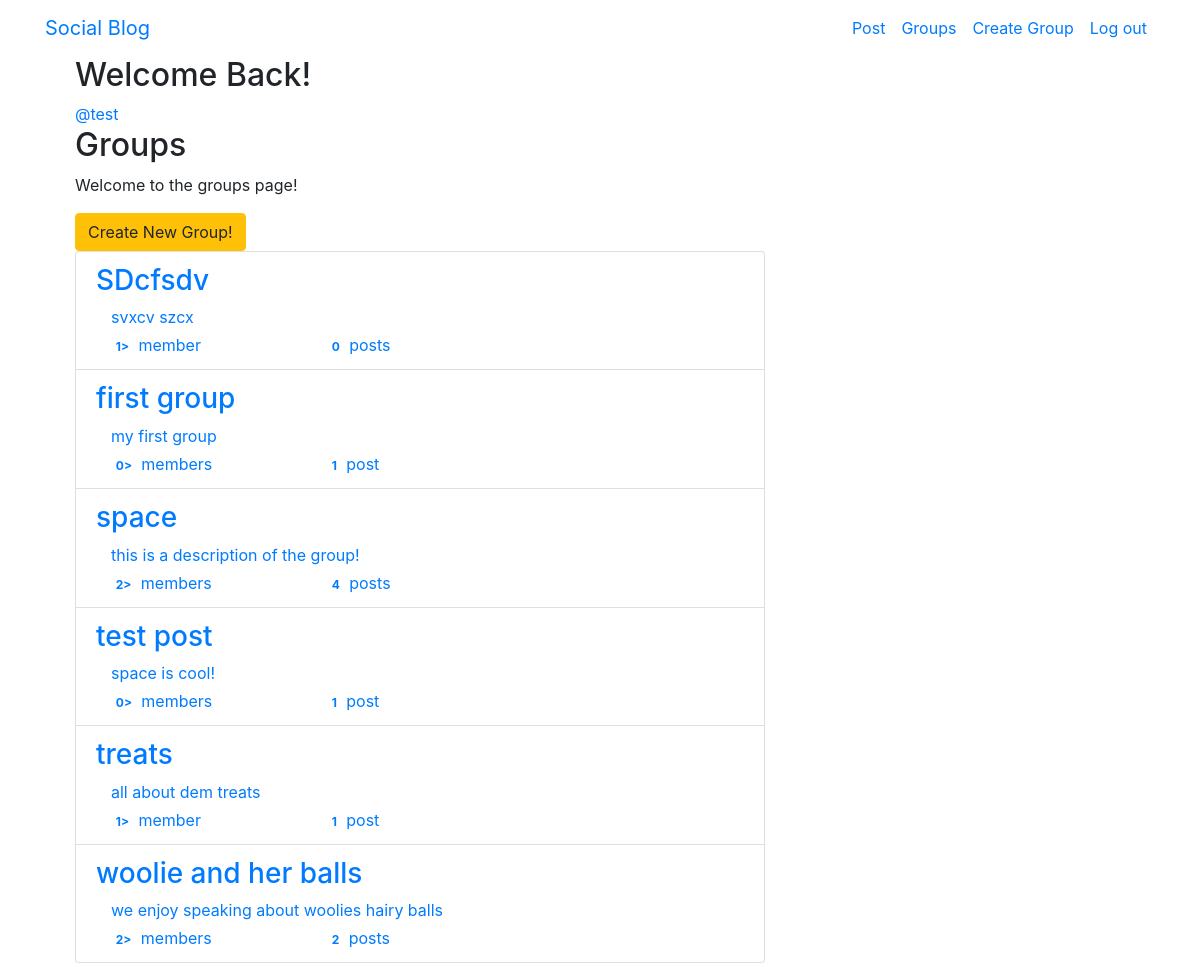
Screenshot of /groups/ (signed in) with the database file from the repository.
### groups/models.py (models this page shows, shortened)
class Group(models.Model):
    name = models.CharField(max_length=255,unique=True)
    slug = models.SlugField(allow_unicode=True,unique=True)
    description = models.TextField(blank=True)
    decription_html = models.TextField(editable=False)
    members = models.ManyToManyField(User, through='GroupMember')
    class Meta:
        ordering = ['name']

### groups/views.py (the view)
# urls.py: path('', views.ListGroups.as_view(), name='all'),
class ListGroups(generic.ListView):
    model = Group

### groups/templates/groups/group_list.html
{% extends "groups/group_base.html" %}
{% block pregroup %}
<div class="col-md-4">
    <div class="content">
        {% if user.is_authenticated %}
            <h2> Welcome Back! </h2>
            <a href="{% url 'posts:for_user' username=user.username%}">@{{user.username}}</a>
        {% endif %}
        <h2>Groups</h2>
        <p>Welcome to the groups page!</p>
    </div>
    {% if user.is_authenticated %}
    <a href="{% url 'groups:create' %}" class='btn btn-md btn-fill btn-warning'>
        <span class='glyphicon glyphion-plus-sign'>Create New Group!</span>
    </a>
    {% endif %}
</div>
{% endblock %}
{% block group_content %}
<div class="col-md-8">
    <div class="list-group">
        {% for group in object_list %}
            <a class='list-group-item' href="{% url 'groups:single' slug=group.slug %}">
                <h3 class='title list-group-item-heading'>{{group.name}}</h3>
                <div class="list-group-item-text container-fluid">
                    <p class="mb-1">{{ group.description|safe }}</p>
                    <div class="row">
                        <div class="col-md-4">
                            <span class='badge'>{{group.members.count}}></span>
                            member{{group.members.count|pluralize}}
                        </div>
                        <div class="col-md-4">
                            <span class='badge'>{{group.posts.count}}</span>
                            post{{group.posts.count|pluralize}}
                        </div>
                    </div>
                </div>
            </a>
        {% endfor %}
    </div>
</div>
{% endblock %}

### rows the page displays
Group: name "SDcfsdv", description "svxcv szcx", members.count "1", posts.count "0"
Group: name "first group", description "my first group", members.count "0", posts.count "1"
Group: name "space", description "this is a description of the group!", members.count "2", posts.count "4"
Group: name "test post", description "space is cool!", members.count "0", posts.count "1"
Group: name "treats", description "all about dem treats", members.count "1", posts.count "1"
Group: name "woolie and her balls", description "we enjoy speaking about woolies hairy balls", members.count "2", posts.count "2"

### other values shown
{{ user.username }} "test"
